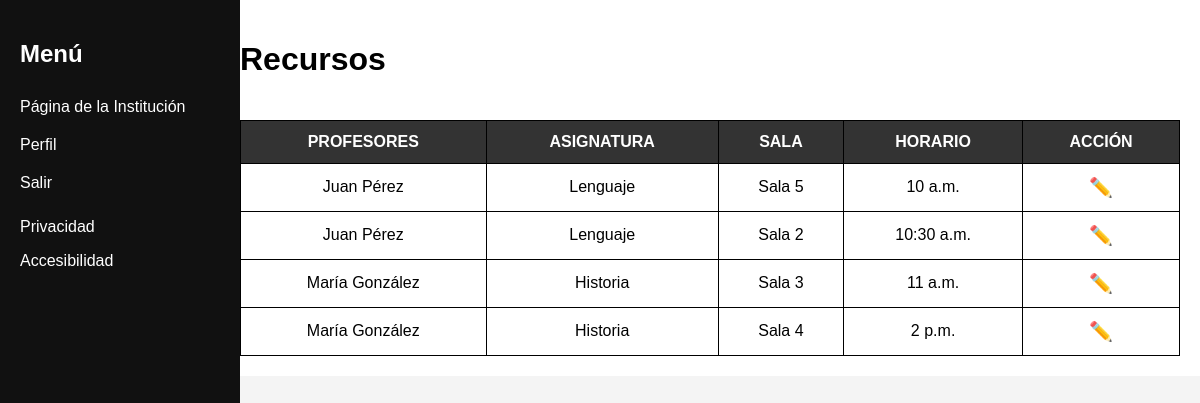
Before: /subdirector/recursos/ with the older database file.
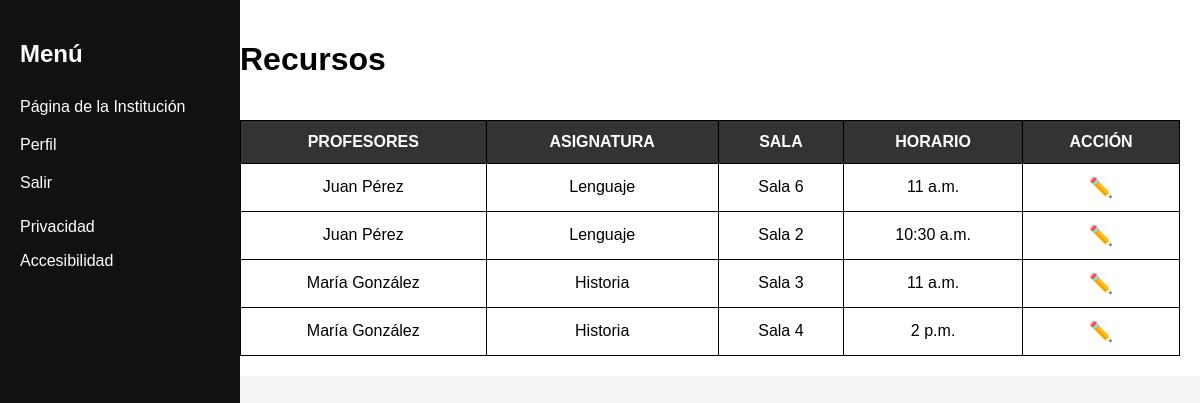
After: the same page with the newer database file.
### core/models.py (models this page shows, shortened)
class Curso(models.Model):
    nombre = models.CharField(max_length=100)
    asignatura = models.CharField(max_length=100)
    profesor = models.ForeignKey('Profesor', on_delete=models.CASCADE)
    alumnos = models.ManyToManyField('Alumno', blank=True, related_name='cursos_asignados')  # Cadena para evitar circular
    dias = models.CharField(max_length=100)
    hora = models.TimeField()
    sala = models.CharField(max_length=50, default='Sala por asignar')

class Profesor(models.Model):
    user = models.OneToOneField(User, on_delete=models.CASCADE)
    nombre = models.CharField(max_length=100)
    apellido = models.CharField(max_length=100)
    email = models.EmailField(unique=True)
    asignatura = models.CharField(max_length=100, blank=True, null=True)

### core/views.py (the view)
# urls.py: path('subdirector/recursos/', views.gestion_recursos_academicos, name='gestion_recursos_academicos'),
def gestion_recursos_academicos(request):
    cursos = Curso.objects.select_related('profesor').all()  # Trae todos los cursos y sus profesores asociados
    return render(request, 'gestion_recursos_academicos.html', {'cursos': cursos})

### core/templates/gestion_recursos_academicos.html (shortened to what this page needs)
<!DOCTYPE html>
<html lang="es">
<head>
</head>
<body>
    <div class="sidebar">
        <h2>Menú</h2>
        <a href="#">Página de la Institución</a>
        <a href="#">Perfil</a>
        <a href="#">Salir</a>
        <div style="margin-top: auto;">
            <p>Privacidad</p>
            <p>Accesibilidad</p>
        </div>
    </div>
    <div class="main-content">
        <h1>Recursos</h1>
        <div class="table-container">
            <table>
                <tr>
                    <th>PROFESORES</th>
                    <th>ASIGNATURA</th>
                    <th>SALA</th>
                    <th>HORARIO</th>
                    <th>ACCIÓN</th>
                </tr>
                {% for curso in cursos %}
                    <tr>
                        <td>{{ curso.profesor.nombre }} {{ curso.profesor.apellido }}</td>
                        <td>{{ curso.asignatura }}</td>
                        <td>{{ curso.sala }}</td>
                        <td>{{ curso.hora }}</td>
                        <td><a href="#" class="btn">✏️</a></td>
                    </tr>
                {% empty %}
                    <tr>
                        <td colspan="5">No hay recursos académicos disponibles</td>
                    </tr>
                {% endfor %}
            </table>
        </div>
    </div>
</body>
</html>

Changed rows visible on the page:
changed Curso: sala "Sala 5" → "Sala 6"; hora "10 a.m." → "11 a.m."
